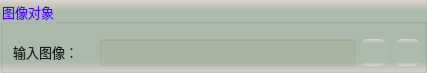
      <widget class="QGroupBox" name="groupC_3">
       <property name="geometry">
        <rect>
         <x>9</x>
         <y>18</y>
         <width>427</width>
         <height>73</height>
        </rect>
       </property>
       <property name="font">
        <font>
         <family>微软雅黑</family>
         <pointsize>10</pointsize>
        </font>
       </property>
       <property name="styleSheet">
        <string notr="true">background-color: qlineargradient(x1:0, y1:0, x2:0, y2:1, stop:0 #dfd5cf, stop: 0.15 #acbbac, stop: 0.85 #acbbac,stop:1 #dfd5cf);
color: rgb(85, 0, 255);</string>
       </property>
       <property name="title">
        <string>图像对象</string>
       </property>
       <widget class="QLabel" name="label_4">
        <property name="geometry">
         <rect>
          <x>13</x>
          <y>42</y>
          <width>79</width>
          <height>19</height>
         </rect>
        </property>
        <property name="font">
         <font>
          <family>微软雅黑</family>
          <pointsize>10</pointsize>
         </font>
        </property>
        <property name="styleSheet">
         <string notr="true">color: rgb(30, 30, 30);
background: transparent;</string>
        </property>
        <property name="text">
         <string>输入图像：</string>
        </property>
       </widget>
       <widget class="QLineEdit" name="txtLinkImage">
        <property name="geometry">
         <rect>
          <x>100</x>
          <y>39</y>
          <width>255</width>
          <height>27</height>
         </rect>
        </property>
        <property name="font">
         <font>
          <family>微软雅黑</family>
          <pointsize>10</pointsize>
         </font>
        </property>
        <property name="styleSheet">
         <string notr="true">color: rgb(0, 0, 200);
background-color: rgba(170, 170, 127,50);</string>
        </property>
        <property name="alignment">
         <set>Qt::AlignCenter</set>
        </property>
        <property name="readOnly">
         <bool>true</bool>
        </property>
       </widget>
       <widget class="QPushButton" name="btnLinkImage">
        <property name="geometry">
         <rect>
          <x>360</x>
          <y>39</y>
          <width>27</width>
          <height>27</height>
         </rect>
        </property>
        <property name="toolTip">
         <string>链接图像</string>
        </property>
        <property name="styleSheet">
         <string notr="true">QWidget{ border:none;border-radius: 8px;padding: 2px 4px;}
QPushButton:hover{ background-color: rgba(85, 150, 127, 100);}
QPushButton:pressed{background-color: rgba(85, 180, 127, 160);}</string>
        </property>
        <property name="text">
         <string/>
        </property>
        <property name="icon">
         <iconset resource="sub_res.qrc">
          <normaloff>:/resource/link.png</normaloff>:/resource/link.png</iconset>
        </property>
        <property name="iconSize">
         <size>
          <width>27</width>
          <height>27</height>
         </size>
        </property>
       </widget>
       <widget class="QPushButton" name="btnDelLinkImage">
        <property name="geometry">
         <rect>
          <x>394</x>
          <y>39</y>
          <width>27</width>
          <height>27</height>
         </rect>
        </property>
        <property name="toolTip">
         <string>删除图像链接</string>
        </property>
        <property name="styleSheet">
         <string notr="true">QWidget{ border:none;border-radius: 8px;padding: 2px 4px;}
QPushButton:hover{ background-color: rgba(226, 142, 162, 100);}
QPushButton:pressed{background-color: rgba(226, 172, 162, 200);}</string>
        </property>
        <property name="text">
         <string/>
        </property>
        <property name="icon">
         <iconset resource="sub_res.qrc">
          <normaloff>:/resource/del_link.png</normaloff>:/resource/del_link.png</iconset>
        </property>
        <property name="iconSize">
         <size>
          <width>27</width>
          <height>27</height>
         </size>
        </property>
       </widget>
      </widget>
